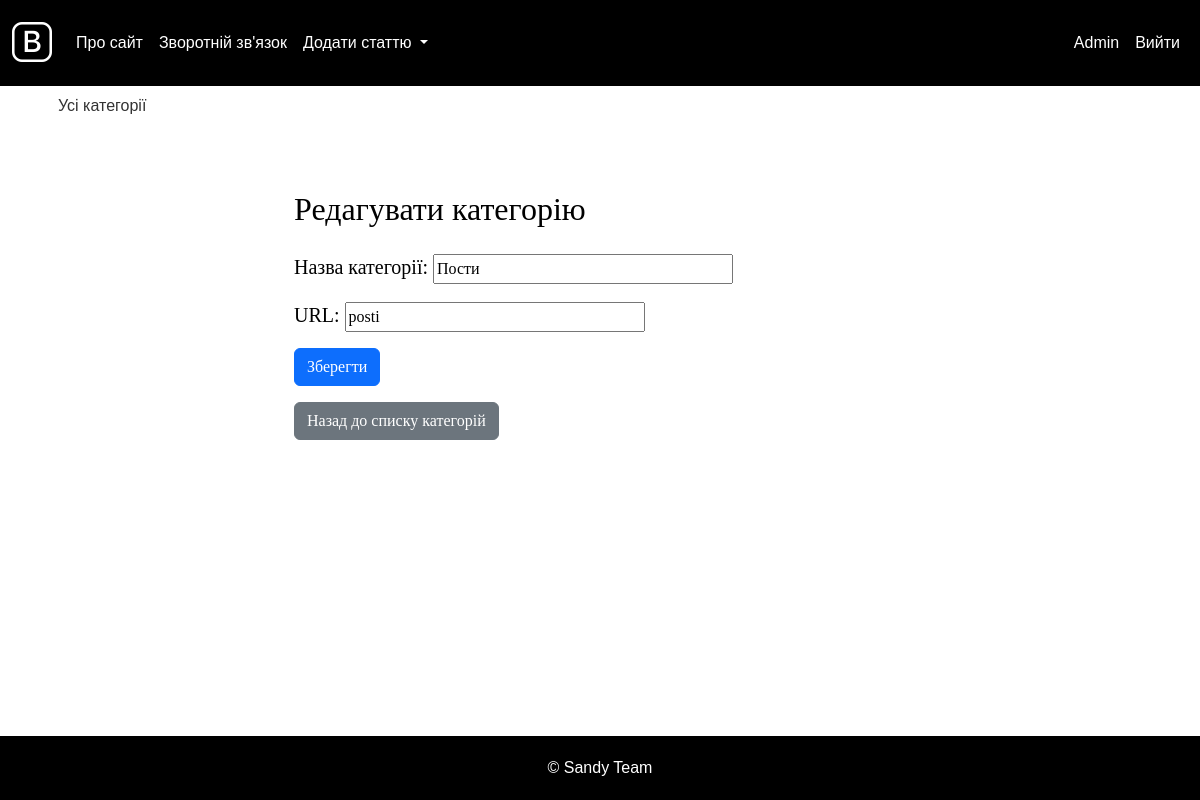
Screenshot of /categories/1/edit/ (signed in) with the database file from the repository.
### blog/models.py (models this page shows, shortened)
class CustomUser(AbstractUser):
    avatar = models.ImageField(upload_to='avatars/', blank=True, null=True, default='avatars/default_avatar.png')
    class Meta:
        verbose_name = 'Користувач'
        verbose_name_plural = 'Користувачі'

class Category(models.Model):
    name = models.CharField(max_length=100, verbose_name="Назва категорії")
    slug = models.SlugField(max_length=255, unique=True, verbose_name="URL")
    class Meta:
        verbose_name = 'Категорія'
        verbose_name_plural = 'Категорії'
        ordering = ['id']

### blog/views.py (the view)
# urls.py: path('categories/<int:pk>/edit/', CategoryUpdateView.as_view(), name='category_edit'),
@method_decorator(staff_member_required, name='dispatch')
class CategoryUpdateView(UpdateView):
    model = Category
    form_class = CategoryForm
    template_name = 'category_form.html'
    success_url = reverse_lazy('category_list')

### blog/forms.py
class CategoryForm(forms.ModelForm):
    class Meta:
        model = Category
        fields = ['name', 'slug']
        widgets = {
            'name': forms.TextInput(attrs={'class': 'form-input'}),
            'slug': forms.TextInput(attrs={'class': 'form-input'}),
        }

### blog/templates/category_form.html (shortened to what this page needs)
{% extends 'base.html' %}
{% block content %}
<div class="container mt-4">
    <h2 class="mb-4">
        {% if form.instance.pk %}Редагувати{% else %}Додати{% endif %} категорію
    </h2>
    <form method="post">
        <div class="mb-3">
            {{ form.as_p|safe }}
        </div>
        <button type="submit" class="btn btn-primary">Зберегти</button>
    </form>
    <a href="{% url 'category_list' %}" class="btn btn-secondary mt-3">Назад до списку категорій</a>
</div>
{% endblock %}

### blog/templates/base.html (shortened to what this page needs)
{% load static %}
<!DOCTYPE html>
<html>
<head>
    <link href="https://cdn.jsdelivr.net/npm/bootstrap@5.3.0/dist/css/bootstrap.min.css" rel="stylesheet">
    <link href="https://cdn.jsdelivr.net/npm/bootstrap-icons/font/bootstrap-icons.css" rel="stylesheet">
    <link href="{% static 'css/styles.css' %}" rel="stylesheet">
</head>
<body>
<nav class="navbar navbar-expand-lg navbar-light">
    <div class="container-fluid">
        <a class="navbar-brand" href="{% url 'home' %}">
            <i class="bi bi-bootstrap" style="color: #fff;"></i>
        </a>
        <div class="collapse navbar-collapse" id="navbarNavDropdown">
            <ul class="navbar-nav me-auto">
                <li class="nav-item">
                    <a class="nav-link" href="{% url 'about' %}">Про сайт</a>
                </li>
                <li class="nav-item">
                    <a class="nav-link" href="{% url 'contact' %}">Зворотній зв'язок</a>
                </li>
                <li class="nav-item dropdown">
                    <a class="nav-link dropdown-toggle" href="#" id="navbarDropdown" role="button" data-bs-toggle="dropdown" aria-expanded="false">
                        Додати статтю
                    </a>
                </li>
            </ul>
            <ul class="navbar-nav ms-auto">
                {% if request.user.is_authenticated %}
                    <li class="nav-item">
                        <a class="nav-link" href="{% url 'user_profile' request.user.username %}">{{ request.user.username }}</a>
                    </li>
                    <li class="nav-item">
                        <a class="nav-link" href="{% url 'logout' %}">Вийти</a>
                    </li>
                {% endif %}
            </ul>
        </div>
    </div>
</nav>
<div class="container content-wrapper">
    <div class="row">
        <div class="col-md-2">
            <ul class="list-group">
                {% if cat_selected == 0 %}
                    <li class="list-group-item list-group-header">Усі категорії</li>
                {% else %}
                    <li class="list-group-item"><a href="{% url 'home' %}">Усі категорії</a></li>
                {% endif %}
            </ul>
        </div>
        <div class="col-md-10">
            <div class="content-text">
                {% block content %}
                {% endblock %}
            </div>
        </div>
    </div>
</div>
<footer class="footer">
    <div class="container">
        <span class="text-muted">&copy; Sandy Team</span>
    </div>
</footer>
</body>
</html>

### blog/static/css/styles.css (style rules this page uses)
html, body { font-family: 'Arial'; margin: 0; padding: 0; height: 100%; width: 100%; color: #444; }
a { color: #0059b2; text-decoration: none; }
.bi-bootstrap { font-size: 40px; color: #000; }
.content-text { margin: 60px 0 0 30px; color: #000; font-size: 20px; font-family: Yandex Sans Display Light; }
.form-input { width: 300px; font-size: 16px; }

### blog/templates/base.html (style rules this page uses)
body, html { height: 100%; margin: 0; }
body { display: flex; flex-direction: column; }
.content-wrapper { flex: 1; }
.footer { position: relative; bottom: 0; width: 100%; text-align: center; padding: 20px 0; background-color: #000; }
.footer .text-muted { color: #fff !important; }
.navbar-light { background-color: #000 !important; }
.navbar-nav .nav-link { color: #fff !important; }
.content-text { padding: 20px; }
.list-group { border: none; padding-left: 0; }
.list-group-item { border: none; padding: 0.5rem 1rem; }
.list-group-item a { color: #333; text-decoration: none; }

### rows the page displays
CustomUser: user.username "Admin"
Category: name "Пости", slug "posti"
